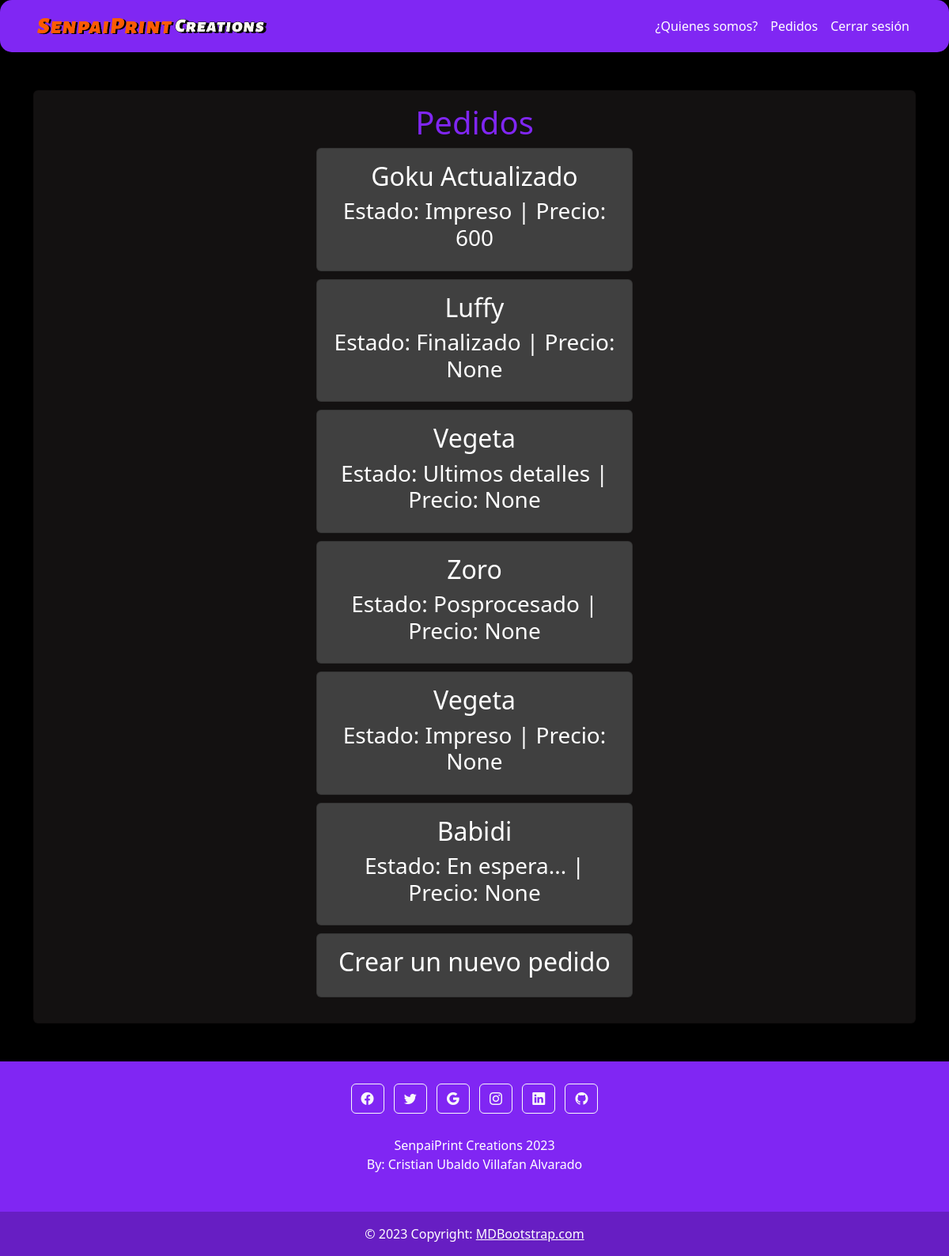
The app's page /orders/ (signed in) with its own data.
### myapp/models.py (models this page shows, shortened)
class Orders(models.Model):
    name=models.CharField(max_length=100)
    skinstyle=models.CharField(max_length=50 ,null=False, blank=False, choices=skin_style, default='Original')
    size=models.FloatField(blank=True, null=True, help_text='cm', default=0)
    units=models.IntegerField(null=True, blank=True, default=1, help_text='Cantidad de unidades')
    description=models.TextField(blank=True, help_text='Especifica detalles o modificaciones especiales no especificados anteriormente')
    status=models.CharField(max_length=100, default='En espera...', blank=True)
    price=models.IntegerField(null=True, default=None)
    create=models.DateTimeField(auto_now=True)
    datecomplete=models.DateTimeField(null=True, blank=True)
    urgency=models.BooleanField(default=False)
    user=models.ForeignKey(User, on_delete=models.CASCADE)

### myapp/views.py (the view)
# urls.py: path('orders/', views.orders, name='orders'),
@login_required
def orders(request):
    orders=Orders.objects.filter(user=request.user)
    return render(request, 'orders.html', {
        'orders': orders
    })

### myapp/templates/orders.html
{% extends 'layouts/base.html' %}
{% block content %}
<main class="container py-5 text-center" style="display: grid; place-items: center; color: rgb(128, 38, 243);">
    <section class="card card-body container custom_orders" style="display: grid; place-items: center; background-color: rgb(19, 17, 17); min-width: 468;">
        <h1>Pedidos</h1>
        <ul style="padding-left: 0;">
        {% for order in orders %}
            <section class="card card-body text-center section" style="width: 400px; margin-bottom: 10px;">
                <li>
                    <a href="{% url 'order_detail' order.id %}">
                        <h2>{{order.name}}</h2>
                        <h3>Estado: {{order.status}} | Precio: {{order.price}}</h3>
                    </a>
                </li>
            </section>
            {% endfor %}
            <section class="card card-body text-center section" style="width: 400px;">
                <li>
                <a href="{% url 'create_order' %}">
                    <h2>Crear un nuevo pedido</h2>
                </a>
                </li>
            </section>
        </ul>
    </section>
</main>
{% endblock %}

### myapp/templates/layouts/base.html (shortened to what this page needs)
{% load static %}
<!DOCTYPE html>
<html lang="en">
<head>
    <link rel="stylesheet" href="{% static '/styles/teme.css' %}">
    <link rel="stylesheet" href="https://cdn.jsdelivr.net/npm/bootstrap@5.3.1/dist/css/bootstrap.min.css">
    <link rel="stylesheet" href="https://cdn.jsdelivr.net/npm/bootstrap-icons@1.10.5/font/bootstrap-icons.css">
</head>
<body class="body">
    <nav class="navbar navbar-expand-lg bg-body-purple" style=" border-radius: 15px; background: rgb(128, 39, 243);">
        <div class="container">
          <a href="{% url 'home' %}"><img src="{% static 'nameweb.png' %}" alt="Inicio"></a>
          <div class="collapse navbar-collapse" id="navbarNav">
            <ul class="navbar-nav ms-auto">
                <li class="nav-item">
                    <a class="nav-link" style=" color: white;" href="{% url 'whoarewe' %}">¿Quienes somos?</a>
                </li>
                {% if user.is_authenticated %}
                <li class="nav-item">
                    <a class="nav-link" href="{% url 'orders' %}" style=" color: white;">Pedidos</a>
                </li>
                <li class="nav-item">
                    <a class="nav-link" href="{% url 'signout' %}" style=" color: white;">Cerrar sesión</a>
                </li>
                {% else %}
                <li class="nav-item">
                    <a class="nav-link" href="{% url 'signin' %}" style=" color: white;">Iniciar sesión</a>
                </li>
                {% endif %}
            </ul>
          </div>
        </div>
    </nav>
    {% block content %}
    {% endblock %}
</body>
<footer class="text-center text-white">
  <div class="container p-4">
    <section class="mb-4">
      <a class="btn btn-outline-light btn-floating m-1" href="#!" role="button">
        <i class="bi bi-facebook"></i></a>
      <a class="btn btn-outline-light btn-floating m-1" href="#!" role="button">
        <i class="bi bi-twitter"></i></a>
      <a class="btn btn-outline-light btn-floating m-1" href="#!" role="button">
        <i class="bi bi-google"></i>
      </a>
      <a class="btn btn-outline-light btn-floating m-1" href="#!" role="button">
        <i class="bi bi-instagram"></i>
      </a>
      <a class="btn btn-outline-light btn-floating m-1" href="http://www.linkedin.com/in/cristian-ubaldo-villafan-alvarado" role="button">
        <i class="bi bi-linkedin"></i>
      </a>
      <a class="btn btn-outline-light btn-floating m-1" href="#!" role="button">
        <i class="bi bi-github"></i>
      </a>
    </section>
    <section class="mb-4">
        <p>SenpaiPrint Creations 2023<br> By: Cristian Ubaldo Villafan Alvarado</p>
    </section>
  </div>
  <div class="text-center p-3" style="background-color: rgba(0, 0, 0, 0.2);">
    © 2023 Copyright:
    <a class="text-white" href="https://mdbootstrap.com/">MDBootstrap.com</a>
  </div>
</footer>
</html>

### myapp/static/styles/teme.css (style rules this page uses)
.body { background-color: black; }
footer { background: rgb(128, 38, 243); position: absolute; width: 100%; height: 246px; }
ul li { list-style: none; }
ul li a { text-decoration: none; color: white; }
.section { background: #404040 !important; color: white !important; }

### records on screen
Orders: name "Goku Actualizado", status "Impreso", price "600"
Orders: name "Luffy", status "Finalizado", price "None"
Orders: name "Vegeta", status "Ultimos detalles", price "None"
Orders: name "Zoro", status "Posprocesado", price "None"
Orders: name "Vegeta", status "Impreso", price "None"
Orders: name "Babidi", status "En espera...", price "None"
